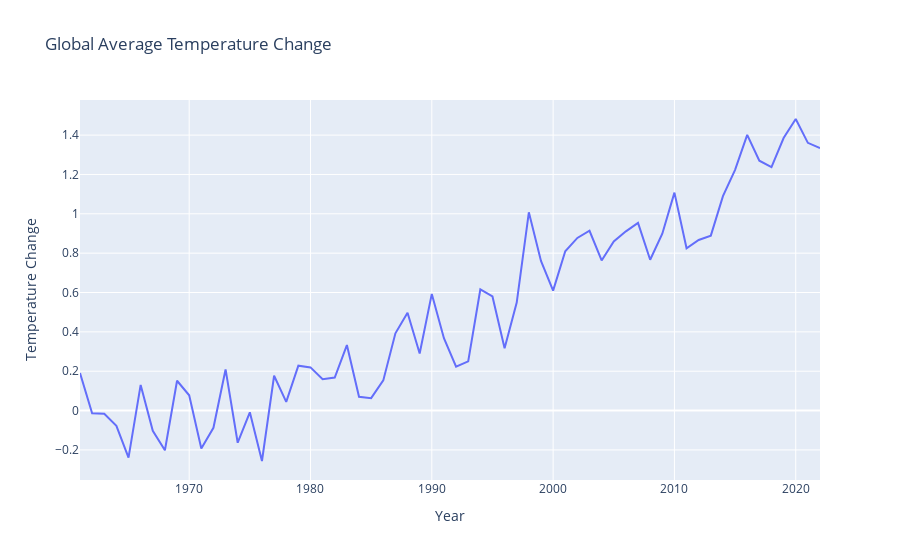

Here is the notebook cell this chart was saved with:
### Code cell
import plotly.express as px

fig = px.line(
    data_cleaned, 
    x=int_years, 
    y=global_avg_temp_change, 
    title="Global Average Temperature Change",
    labels={'x': 'Year', 'y': 'Temperature Change'},
)
fig.show()

### Figure 1 — Plotly figure (JSON) as saved in the notebook; plotly's stock layout.template omitted (floating-point values rounded to 4 significant figures)
{"data": [{"hovertemplate": "Year=%{x}<br>Temperature Change=%{y}<extra></extra>", "legendgroup": "", "line": {"color": "#636efa", "dash": "solid"}, "marker": {"symbol": "circle"}, "mode": "lines", "name": "", "orientation": "v", "showlegend": false, "type": "scatter", "x": [1961, 1962, 1963, 1964, 1965, 1966, 1967, 1968, 1969, 1970, 1971, 1972, 1973, 1974, 1975, 1976, 1977, 1978, 1979, 1980, 1981, 1982, 1983, 1984, 1985, 1986, 1987, 1988, 1989, 1990, 1991, 1992, 1993, 1994, 1995, 1996, 1997, 1998, 1999, 2000, 2001, 2002, 2003, 2004, 2005, 2006, 2007, 2008, 2009, 2010, 2011, 2012, 2013, 2014, 2015, 2016, 2017, 2018, 2019, 2020, 2021, 2022], "xaxis": "x", "y": [0.1911, -0.01344, -0.01624, -0.07758, -0.2392, 0.1305, -0.1027, -0.2019, 0.1514, 0.0776, -0.1924, -0.08765, 0.209, -0.1636, -0.009186, -0.2564, 0.1769, 0.04415, 0.2283, 0.2194, 0.1594, 0.1679, 0.3328, 0.06964, 0.06306, 0.1532, 0.3926, 0.4975, 0.2898, 0.5929, 0.3676, 0.2234, 0.2501, 0.6155, 0.5797, 0.3168, 0.5485, 1.007, 0.7608, 0.6098, 0.8094, 0.8774, 0.9139, 0.7631, 0.8597, 0.911, 0.9537, 0.7664, 0.8987, 1.108, 0.825, 0.8671, 0.8891, 1.09, 1.223, 1.401, 1.27, 1.237, 1.385, 1.482, 1.361, 1.334], "yaxis": "y"}], "layout": {"legend": {"tracegroupgap": 0}, "title": {"text": "Global Average Temperature Change"}, "xaxis": {"anchor": "y", "domain": [0, 1], "title": {"text": "Year"}}, "yaxis": {"anchor": "x", "domain": [0, 1], "title": {"text": "Temperature Change"}}}}
